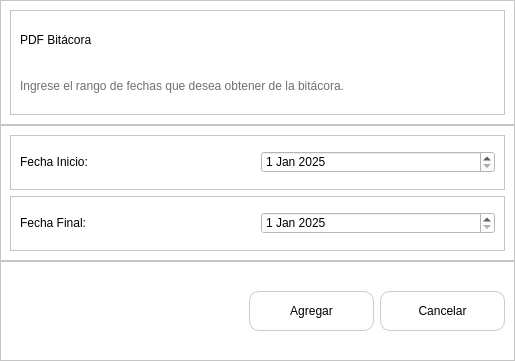
<?xml version="1.0" encoding="UTF-8"?>
<ui version="4.0">
 <class>MainWindow</class>
 <widget class="QMainWindow" name="MainWindow">
  <property name="geometry">
   <rect>
    <x>0</x>
    <y>0</y>
    <width>515</width>
    <height>361</height>
   </rect>
  </property>
  <property name="windowTitle">
   <string>Medicamentos</string>
  </property>
  <property name="windowIcon">
   <iconset>
    <normaloff>../../Sistema-Hidrocolon/views/InterfaceImages/313969136_5709585199110797_1271018789977176534_n.png</normaloff>../../Sistema-Hidrocolon/views/InterfaceImages/313969136_5709585199110797_1271018789977176534_n.png</iconset>
  </property>
  <property name="styleSheet">
   <string notr="true">background-color: rgb(255, 255, 255);</string>
  </property>
  <widget class="QWidget" name="centralwidget">
   <layout class="QVBoxLayout" name="verticalLayout">
    <property name="spacing">
     <number>0</number>
    </property>
    <property name="leftMargin">
     <number>0</number>
    </property>
    <property name="topMargin">
     <number>0</number>
    </property>
    <property name="rightMargin">
     <number>0</number>
    </property>
    <property name="bottomMargin">
     <number>0</number>
    </property>
    <item>
     <widget class="QFrame" name="frame_2">
      <property name="minimumSize">
       <size>
        <width>0</width>
        <height>50</height>
       </size>
      </property>
      <property name="maximumSize">
       <size>
        <width>16777215</width>
        <height>125</height>
       </size>
      </property>
      <property name="frameShape">
       <enum>QFrame::StyledPanel</enum>
      </property>
      <property name="frameShadow">
       <enum>QFrame::Raised</enum>
      </property>
      <layout class="QHBoxLayout" name="horizontalLayout">
       <item>
        <widget class="QFrame" name="frame">
         <property name="minimumSize">
          <size>
           <width>350</width>
           <height>0</height>
          </size>
         </property>
         <property name="maximumSize">
          <size>
           <width>650</width>
           <height>16777215</height>
          </size>
         </property>
         <property name="frameShape">
          <enum>QFrame::StyledPanel</enum>
         </property>
         <property name="frameShadow">
          <enum>QFrame::Raised</enum>
         </property>
         <layout class="QVBoxLayout" name="verticalLayout_2">
          <item>
           <widget class="QLabel" name="label_11">
            <property name="styleSheet">
             <string notr="true">color: rgb(0, 0, 0);
font: bold 12pt &quot;Nunito&quot;;</string>
            </property>
            <property name="text">
             <string>PDF Bitácora</string>
            </property>
           </widget>
          </item>
          <item>
           <widget class="QLabel" name="label_12">
            <property name="maximumSize">
             <size>
              <width>16777215</width>
              <height>55</height>
             </size>
            </property>
            <property name="styleSheet">
             <string notr="true">color: rgb(111, 111, 111);
font: bold 7pt &quot;Nunito&quot;;</string>
            </property>
            <property name="text">
             <string>Ingrese el rango de fechas que desea obtener de la bitácora.</string>
            </property>
           </widget>
          </item>
         </layout>
        </widget>
       </item>
      </layout>
     </widget>
    </item>
    <item>
     <widget class="QFrame" name="frame_3">
      <property name="frameShape">
       <enum>QFrame::StyledPanel</enum>
      </property>
      <property name="frameShadow">
       <enum>QFrame::Raised</enum>
      </property>
      <layout class="QVBoxLayout" name="verticalLayout_3">
       <item>
        <widget class="QFrame" name="frame_11">
         <property name="frameShape">
          <enum>QFrame::StyledPanel</enum>
         </property>
         <property name="frameShadow">
          <enum>QFrame::Raised</enum>
         </property>
         <layout class="QGridLayout" name="gridLayout_3">
          <item row="0" column="0">
           <widget class="QLabel" name="label_18">
            <property name="minimumSize">
             <size>
              <width>125</width>
              <height>0</height>
             </size>
            </property>
            <property name="styleSheet">
             <string notr="true">color: rgb(0, 0, 0);
font: bold 9pt &quot;Nunito&quot;;</string>
            </property>
            <property name="text">
             <string>Fecha Inicio:</string>
            </property>
           </widget>
          </item>
          <item row="0" column="1">
           <widget class="QDateEdit" name="fecha_inicio">
            <property name="dateTime">
             <datetime>
              <hour>0</hour>
              <minute>0</minute>
              <second>0</second>
              <year>2025</year>
              <month>1</month>
              <day>1</day>
             </datetime>
            </property>
           </widget>
          </item>
         </layout>
        </widget>
       </item>
       <item>
        <widget class="QFrame" name="frame_10">
         <property name="frameShape">
          <enum>QFrame::StyledPanel</enum>
         </property>
         <property name="frameShadow">
          <enum>QFrame::Raised</enum>
         </property>
         <layout class="QGridLayout" name="gridLayout_2">
          <item row="0" column="0">
           <widget class="QLabel" name="label_17">
            <property name="minimumSize">
             <size>
              <width>125</width>
              <height>0</height>
             </size>
            </property>
            <property name="styleSheet">
             <string notr="true">color: rgb(0, 0, 0);
font: bold 9pt &quot;Nunito&quot;;</string>
            </property>
            <property name="text">
             <string>Fecha Final:</string>
            </property>
           </widget>
          </item>
          <item row="0" column="1">
           <widget class="QDateEdit" name="fecha_final">
            <property name="dateTime">
             <datetime>
              <hour>0</hour>
              <minute>0</minute>
              <second>0</second>
              <year>2025</year>
              <month>1</month>
              <day>1</day>
             </datetime>
            </property>
           </widget>
          </item>
         </layout>
        </widget>
       </item>
      </layout>
     </widget>
    </item>
    <item>
     <widget class="QFrame" name="frame_4">
      <property name="minimumSize">
       <size>
        <width>0</width>
        <height>100</height>
       </size>
      </property>
      <property name="maximumSize">
       <size>
        <width>16777215</width>
        <height>100</height>
       </size>
      </property>
      <property name="frameShape">
       <enum>QFrame::StyledPanel</enum>
      </property>
      <property name="frameShadow">
       <enum>QFrame::Raised</enum>
      </property>
      <layout class="QGridLayout" name="gridLayout">
       <item row="0" column="2" rowspan="2">
        <widget class="QPushButton" name="pushButton_8">
         <property name="minimumSize">
          <size>
           <width>125</width>
           <height>0</height>
          </size>
         </property>
         <property name="maximumSize">
          <size>
           <width>125</width>
           <height>40</height>
          </size>
         </property>
         <property name="styleSheet">
          <string notr="true">QPushButton {
    border: 1px solid #ccc;
    border-radius: 10px;           /* Bordes redondeados con radio de 10 píxeles */
    padding: 5px;
	font: bold 9pt &quot;Nunito&quot;;                  /* Espaciado interno del botón */
}

QPushButton:hover{
font: bold 9pt &quot;Nunito&quot;;
background-color: #f0f0f0; /* Color de fondo deseado */
}
</string>
         </property>
         <property name="text">
          <string>Cancelar</string>
         </property>
         <property name="icon">
          <iconset>
           <normaloff>../../Sistema-Hidrocolon/views/InterfaceImages/eliminar.png</normaloff>../../Sistema-Hidrocolon/views/InterfaceImages/eliminar.png</iconset>
         </property>
        </widget>
       </item>
       <item row="0" column="0">
        <spacer name="horizontalSpacer_2">
         <property name="orientation">
          <enum>Qt::Horizontal</enum>
         </property>
         <property name="sizeHint" stdset="0">
          <size>
           <width>189</width>
           <height>20</height>
          </size>
         </property>
        </spacer>
       </item>
       <item row="0" column="1" rowspan="2">
        <widget class="QPushButton" name="btn_agregar_medi">
         <property name="minimumSize">
          <size>
           <width>125</width>
           <height>0</height>
          </size>
         </property>
         <property name="maximumSize">
          <size>
           <width>125</width>
           <height>40</height>
          </size>
         </property>
         <property name="styleSheet">
          <string notr="true">QPushButton {
    border: 1px solid #ccc;
    border-radius: 10px;           /* Bordes redondeados con radio de 10 píxeles */
    padding: 5px;
	font: bold 9pt &quot;Nunito&quot;;                  /* Espaciado interno del botón */
}

QPushButton:hover{
font: bold 9pt &quot;Nunito&quot;;
background-color: #f0f0f0; /* Color de fondo deseado */
}
</string>
         </property>
         <property name="text">
          <string>Agregar</string>
         </property>
         <property name="icon">
          <iconset>
           <normaloff>../../Sistema-Hidrocolon/views/InterfaceImages/lista-de-verificacion (1).png</normaloff>../../Sistema-Hidrocolon/views/InterfaceImages/lista-de-verificacion (1).png</iconset>
         </property>
        </widget>
       </item>
      </layout>
     </widget>
    </item>
   </layout>
  </widget>
 </widget>
 <resources/>
 <connections/>
</ui>
